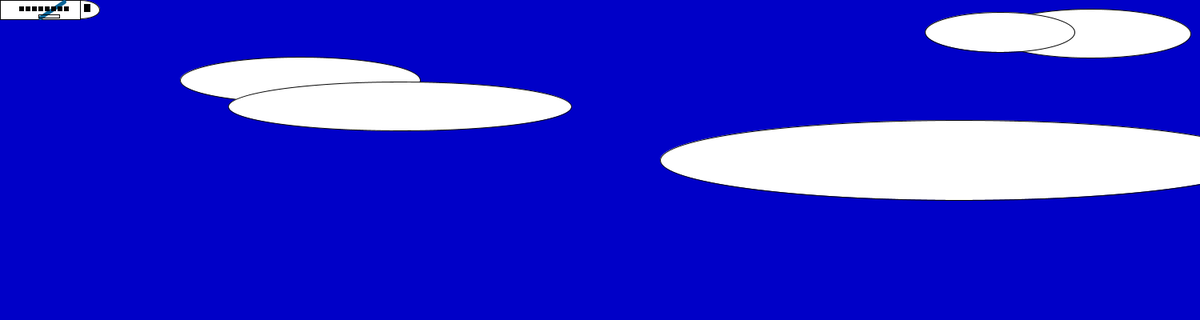
Frame 1 (no input)
Frame 60 (the mouse pressed at the canvas centre just before this capture): identical to frame 1, image omitted
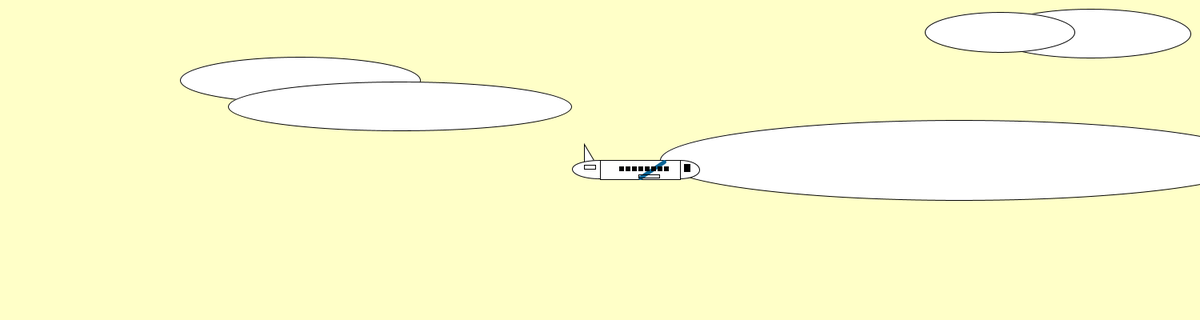
Frame 120 (the mouse held since frame 60 and released just before this capture)

The Processing sketch that drew these frames (run headless with seeded random() and noise(); from frame 60 on, the mouse is pressed at the canvas centre):

// Processing sketch: processing_96183
// ── processing_96183.pde


void setup()//configuració de pàgina
{
  size(1500, 400); //mides generals
}

void draw()//iniciem la funció dibuix
{
  background(mouseX-240,mouseX-100, 200); //per fer que el color del background variï amb el moviment del ratolí i simuli el dia.
  stroke(5, 5,5);
  strokeWeight(1);
  fill(256, 256, 256);//figures dels núvols respecte les mesures incials
  ellipse(5*width/5.5, height/9.5, width/6, height/6.5);
  ellipse(5*width/6, height/10, width/8, height/8);
  ellipse(width/4, height/4, width/5, height/7);
  ellipse(width/3, height/3, width/3.5, height/6.5);
  ellipse(width/1.25, height/2, width/2, height/4);
  ellipse(width/0.5, height/2.75, width/1.5, height/3);
  //la figura de l'avió refernciada amb el ratolí
  arc(mouseX+100, mouseY+12, 50, 24, -3*PI/2, PI/2);
  triangle(mouseX-20, mouseY+4, mouseX-8, mouseY, mouseX-20, mouseY-20); 
  arc(mouseX, mouseY+12, 70, 24, -3*PI, PI/2);
  
  strokeWeight(1);
  rect(mouseX, mouseY, 100, 24);
  stroke(10, 100, 150);
  strokeWeight(5);
 // line(mouseX+5, mouseY+22, mouseX+20, mouseY+2);
 // stroke(247, 2, 11);
  //strokeWeight(5);
  line(mouseX+50, mouseY+22, mouseX+80, mouseY+2);
  strokeWeight(1);
  stroke(5);
  fill(2); //detalls de les finestretes de l'avió
  rect(mouseX+24, mouseY+8, 5, 5);
  rect(mouseX+32, mouseY+8, 5, 5);
  rect(mouseX+40, mouseY+8, 5, 5);
  rect(mouseX+48, mouseY+8, 5, 5);
  rect(mouseX+56, mouseY+8, 5, 5);
  rect(mouseX+64, mouseY+8, 5, 5);
  rect(mouseX+72, mouseY+8, 5, 5);
  rect(mouseX+80, mouseY+8, 5, 5);
  rect(mouseX+105, mouseY+5, 7.5, 9.5);
  fill(256); //ales en perspectiva
  rect(mouseX+48, mouseY+18, 26, 4);
  rect(mouseX-20, mouseY+6, 14, 5);
  
  noCursor(); //per tal que no aparegui la fletxeta del cursor
  
    
}
